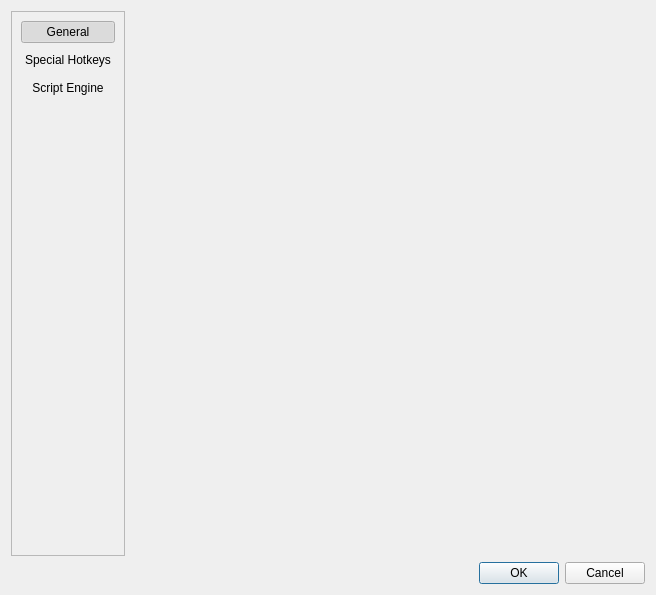
<?xml version="1.0" encoding="UTF-8"?>
<ui version="4.0">
 <class>Settings</class>
 <widget class="QDialog" name="Settings">
  <property name="geometry">
   <rect>
    <x>0</x>
    <y>0</y>
    <width>656</width>
    <height>595</height>
   </rect>
  </property>
  <property name="windowTitle">
   <string>Settings</string>
  </property>
  <property name="modal">
   <bool>true</bool>
  </property>
  <layout class="QGridLayout" name="gridLayout">
   <item row="0" column="0">
    <widget class="QFrame" name="page_selection_frame">
     <property name="frameShape">
      <enum>QFrame::StyledPanel</enum>
     </property>
     <property name="frameShadow">
      <enum>QFrame::Raised</enum>
     </property>
     <layout class="QVBoxLayout" name="verticalLayout">
      <item>
       <widget class="QPushButton" name="show_general_settings_button">
        <property name="text">
         <string>General</string>
        </property>
        <property name="icon">
         <iconset theme="preferences-other">
          <normaloff>.</normaloff>.</iconset>
        </property>
        <property name="checkable">
         <bool>true</bool>
        </property>
        <property name="checked">
         <bool>true</bool>
        </property>
        <property name="autoExclusive">
         <bool>true</bool>
        </property>
        <property name="flat">
         <bool>true</bool>
        </property>
       </widget>
      </item>
      <item>
       <widget class="QPushButton" name="show_special_hotkeys_button">
        <property name="text">
         <string>Special Hotkeys</string>
        </property>
        <property name="icon">
         <iconset theme="preferences-desktop-keyboard">
          <normaloff>.</normaloff>.</iconset>
        </property>
        <property name="checkable">
         <bool>true</bool>
        </property>
        <property name="autoExclusive">
         <bool>true</bool>
        </property>
        <property name="flat">
         <bool>true</bool>
        </property>
       </widget>
      </item>
      <item>
       <widget class="QPushButton" name="show_script_engine_button">
        <property name="text">
         <string>Script Engine</string>
        </property>
        <property name="icon">
         <iconset theme="text-x-script">
          <normaloff>.</normaloff>.</iconset>
        </property>
        <property name="checkable">
         <bool>true</bool>
        </property>
        <property name="autoExclusive">
         <bool>true</bool>
        </property>
        <property name="flat">
         <bool>true</bool>
        </property>
       </widget>
      </item>
      <item>
       <spacer name="verticalSpacer">
        <property name="orientation">
         <enum>Qt::Vertical</enum>
        </property>
        <property name="sizeHint" stdset="0">
         <size>
          <width>20</width>
          <height>40</height>
         </size>
        </property>
       </spacer>
      </item>
     </layout>
    </widget>
   </item>
   <item row="0" column="1">
    <widget class="QStackedWidget" name="settings_pages">
     <property name="currentIndex">
      <number>0</number>
     </property>
     <widget class="GeneralSettings" name="general_settings_page"/>
     <widget class="SpecialHotkeySettings" name="special_hotkeys_page"/>
     <widget class="EngineSettings" name="script_engine_page"/>
    </widget>
   </item>
   <item row="1" column="0" colspan="2">
    <widget class="QDialogButtonBox" name="buttonBox">
     <property name="orientation">
      <enum>Qt::Horizontal</enum>
     </property>
     <property name="standardButtons">
      <set>QDialogButtonBox::Cancel|QDialogButtonBox::Ok</set>
     </property>
    </widget>
   </item>
  </layout>
 </widget>
 <customwidgets>
  <customwidget>
   <class>GeneralSettings</class>
   <extends>QWidget</extends>
   <header>autokey.qtui.settings.general</header>
   <container>1</container>
  </customwidget>
  <customwidget>
   <class>SpecialHotkeySettings</class>
   <extends>QWidget</extends>
   <header>autokey.qtui.settings.specialhotkeys</header>
   <container>1</container>
  </customwidget>
  <customwidget>
   <class>EngineSettings</class>
   <extends>QWidget</extends>
   <header>autokey.qtui.settings.engine</header>
   <container>1</container>
  </customwidget>
 </customwidgets>
 <resources/>
 <connections>
  <connection>
   <sender>buttonBox</sender>
   <signal>accepted()</signal>
   <receiver>Settings</receiver>
   <slot>accept()</slot>
   <hints>
    <hint type="sourcelabel">
     <x>224</x>
     <y>569</y>
    </hint>
    <hint type="destinationlabel">
     <x>157</x>
     <y>274</y>
    </hint>
   </hints>
  </connection>
  <connection>
   <sender>buttonBox</sender>
   <signal>rejected()</signal>
   <receiver>Settings</receiver>
   <slot>reject()</slot>
   <hints>
    <hint type="sourcelabel">
     <x>292</x>
     <y>575</y>
    </hint>
    <hint type="destinationlabel">
     <x>286</x>
     <y>274</y>
    </hint>
   </hints>
  </connection>
 </connections>
</ui>
